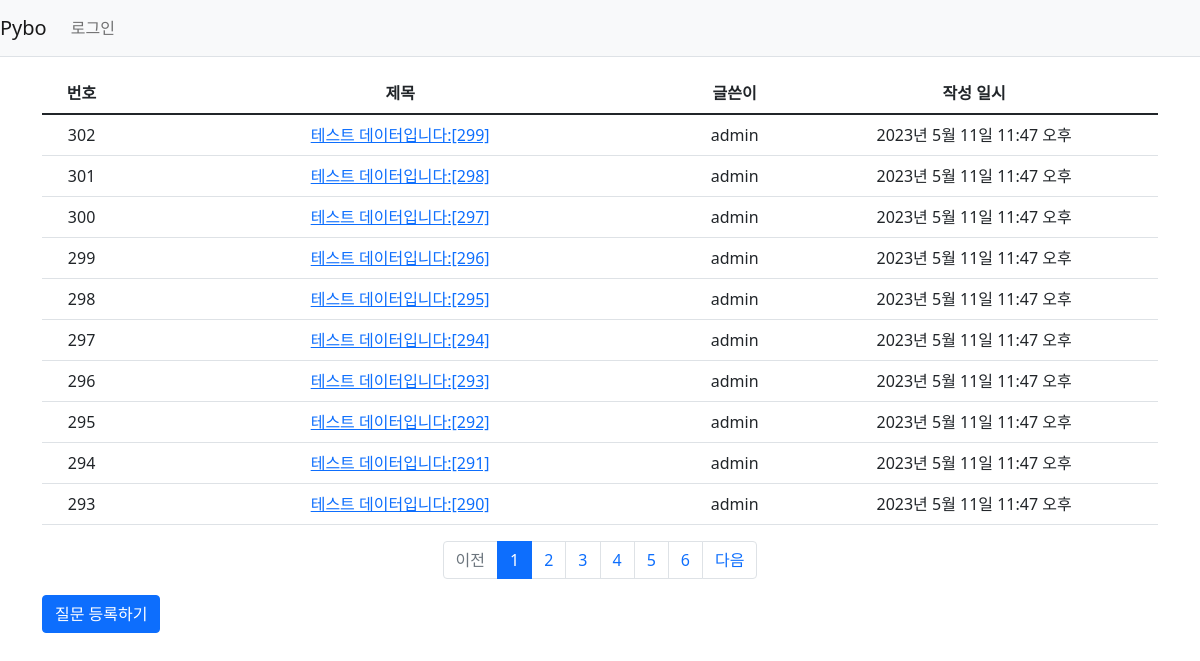
Screenshot of /pybo/ with the database file from the repository.
### pybo/models.py (models this page shows, shortened)
class Question(models.Model):
    subject = models.CharField(max_length=200)
    author = models.ForeignKey(User, on_delete=models.CASCADE)  # django.contrib.auth 제공
    content = models.TextField()
    created_at = models.DateTimeField(auto_now_add=True)
    updated_at = models.DateTimeField(auto_now=True)

### pybo/views.py (the view)
# urls.py: path("", views.index, name="index"),  # "board/"
def index(request):
    page = request.GET.get('page', '1')
    question_list = Question.objects.all().order_by('-created_at')
    paginator = Paginator(question_list, 10)
    page_obj = paginator.get_page(page)
    context = {"question_list": page_obj}
    return render(request, "pybo/index.html", context)

### pybo/templatetags/pybo_filter.py (called while the page is built)
@register.filter
def sub(value, arg):
    return value - arg

### templates/pybo/index.html (shortened to what this page needs)
{% extends 'base.html' %}
{% load pybo_filter %}
{% block content %}
    <div class="container my-3">
        <table class="table">
            <thead>
            <tr class="text-center thead-dark">
                <th>번호</th>
                <th style="width:50%">제목</th>
                <th>글쓴이</th>
                <th>작성 일시</th>
            </tr>
            </thead>
            <tbody>
            {% if question_list %}
                {% for question in question_list %}
                    <tr class="text-center">
                        <td>{{ question_list.paginator.count|sub:question_list.start_index|sub:forloop.counter0|add:1 }}</td>
                        <td class="text-left">
                            <a href="{% url 'pybo:detail' question.id %}">
                                {{ question.subject }}
                            </a>
                        </td>
                        <td>{{ question.author.username }}</td>
                        <td>{{ question.created_at }}</td>
                    </tr>
                {% endfor %}
            {% else %}
                <tr>
                    <td colspan="3">질문이 없습니다.</td>
                </tr>
            {% endif %}
            </tbody>
        </table>
        <ul class="pagination justify-content-center">
            {% if question_list.has_previous %}
                <li class="page-item">
                    <a class="page-link"
                       href="?page={{ question_list.previous_page_number }}">
                        이전
                    </a>
                </li>
            {% else %}
                <li class="page-item disabled">
                    <a class="page-link" tabindex="-1" aria-disabled="true" href="#">
                        이전
                    </a>
                </li>
            {% endif %}
            {% for page_number in question_list.paginator.page_range %}
                {% if page_number >= question_list.number|add:-5 and page_number <= question_list.number|add:5 %}
                    {% if page_number == question_list.number %}
                        <li class="page-item active" aria-current="page">
                            <a class="page-link" href="?page={{ page_number }}">
                                {{ page_number }}
                            </a>
                        </li>
                    {% else %}
                        <li class="page-item">
                            <a class="page-link" href="?page={{ page_number }}">
                                {{ page_number }}
                            </a>
                        </li>
                    {% endif %}
                {% endif %}
            {% endfor %}
            {% if question_list.has_next %}
                <li class="page-item">
                    <a class="page-link"
                       href="?page={{ question_list.next_page_number }}">
                        다음
                    </a>
                </li>
            {% else %}
                <li class="page-item disabled">
                    <a class="page-link" tabindex="-1" aria-disabled="true" href="#">
                        다음
                    </a>
                </li>
            {% endif %}
        </ul>
        <a href="{% url 'pybo:question_create' %}" class="btn btn-primary">질문 등록하기</a>
    </div>
{% endblock %}

### templates/base.html (shortened to what this page needs)
{% load static %}
<!doctype html>
<html lang="ko">
<head>
    <link rel="stylesheet" type="text/css" href="{% static 'bootstrap.min.css' %}">
    <link rel="stylesheet" type="text/css" href="{% static 'style.css' %}">
</head>
<body>
{% include "navbar.html" %}
{% block content %}
{% endblock %}
</body>
</html>

### templates/navbar.html (shortened to what this page needs)
<nav class="navbar navbar-expand-lg navbar-light bg-light border-bottom">
    <a class="navbar-brand" href="{% url 'pybo:index' %}">Pybo</a>
    <div class="collapse navbar-collapse flex-grow-0" id="navbarNav">
        <ul class="navbar-nav">
            <li class="nav-item">
                {% if user.is_authenticated %}
                    <a class="nav-link" href="{% url 'common:logout' %}x">
                        {{ user.username }} (로그아웃)
                    </a>
                {% else %}
                    <a class="nav-link" href="{% url 'common:login' %}">로그인</a>
                {% endif %}
            </li>
        </ul>
    </div>
</nav>

### rows the page displays
Question: paginator.count|sub "302", subject "테스트 데이터입니다:[299]", author.username "admin", created_at "2023년 5월 11일 11:47 오후"
Question: paginator.count|sub "301", subject "테스트 데이터입니다:[298]", author.username "admin", created_at "2023년 5월 11일 11:47 오후"
Question: paginator.count|sub "300", subject "테스트 데이터입니다:[297]", author.username "admin", created_at "2023년 5월 11일 11:47 오후"
Question: paginator.count|sub "299", subject "테스트 데이터입니다:[296]", author.username "admin", created_at "2023년 5월 11일 11:47 오후"
Question: paginator.count|sub "298", subject "테스트 데이터입니다:[295]", author.username "admin", created_at "2023년 5월 11일 11:47 오후"
Question: paginator.count|sub "297", subject "테스트 데이터입니다:[294]", author.username "admin", created_at "2023년 5월 11일 11:47 오후"
Question: paginator.count|sub "296", subject "테스트 데이터입니다:[293]", author.username "admin", created_at "2023년 5월 11일 11:47 오후"
Question: paginator.count|sub "295", subject "테스트 데이터입니다:[292]", author.username "admin", created_at "2023년 5월 11일 11:47 오후"
Question: paginator.count|sub "294", subject "테스트 데이터입니다:[291]", author.username "admin", created_at "2023년 5월 11일 11:47 오후"
Question: paginator.count|sub "293", subject "테스트 데이터입니다:[290]", author.username "admin", created_at "2023년 5월 11일 11:47 오후"

### other values shown
{{ page_number }} "1"
{{ page_number }} "2" "3" "4" "5" "6"
